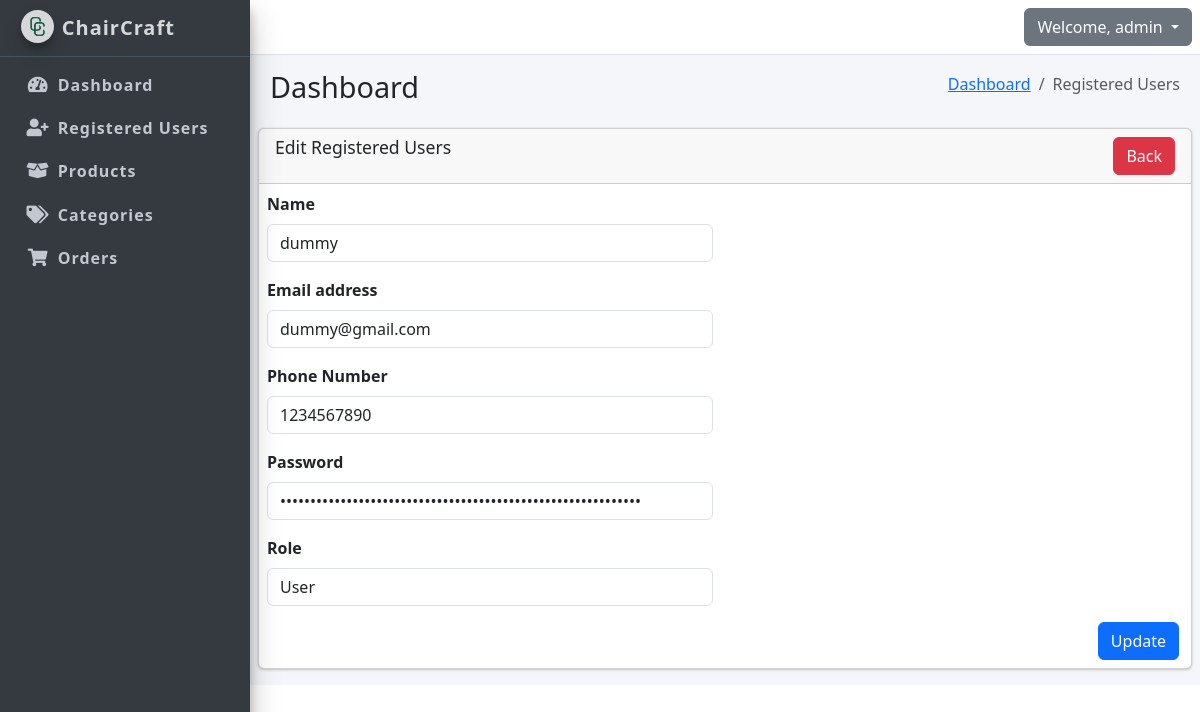
The page /admin/edit_registered_user.php?id=52 (signed in) on the database its author committed.
### tables this page shows
CREATE TABLE `users` (
  `id` int(11) NOT NULL,
  `name` varchar(100) NOT NULL,
  `phone` varchar(15) DEFAULT NULL,
  `email` varchar(100) NOT NULL,
  `password` varchar(255) NOT NULL,
  `role_as` tinyint(4) NOT NULL DEFAULT 0 COMMENT '0 = User, 1 = Admin',
  `created_at` datetime DEFAULT current_timestamp()
);

### admin/edit_registered_user.php (the view, shortened to what this page needs)
<?php
include 'includes/header.php';
include 'includes/navbar.php';
include 'includes/sidebar.php';
include 'config/db_con.php';
?>
<div class="content-wrapper">
        <div class="content-header">
      <div class="container-fluid">
        <div class="row mb-2">
          <div class="col-sm-6">
            <h1 class="m-0 text-dark">Dashboard</h1>
          </div>
          <div class="col-sm-6">
            <ol class="breadcrumb float-sm-right">
              <li class="breadcrumb-item"><a href="dashboard.php">Dashboard</a></li>
              <li class="breadcrumb-item active">Registered Users</li>
            </ol>
          </div>
        </div>
      </div>
    </div>
     <div class="container-fluid px-2">
        <div class="row">
            <div class="col-12">
                <div class="card">
                    <div class="card-header">
                        <h3 class="card-title">Edit Registered Users</h3>
                        <a href="dashboard.php" class="btn btn-danger float-right">Back</a>
                    </div>
                    <div class="card-body p-2">
                        <div class="row">
                            <div class="col-md-6">
                                <form action="user_control.php" method="POST">
                                    <div class="modal-body">
                                        <?php
                                        if (isset($_GET['id'])) {
                                            $user_id = $_GET['id'];
                                            $query = "SELECT * FROM users WHERE id='".$user_id."' LIMIT 1";
                                            $result = mysqli_query($con, $query);
                                            if (mysqli_num_rows($result) > 0) {
                                                $user = mysqli_fetch_assoc($result);
                                            } else {
                                                echo "<div class='alert alert-danger'>User not found</div>";
                                                exit();
                                            }
                                        }
                                        ?>
                                        <div class="mb-3">
                                            <label for="name" class="form-label">Name</label>
                                            <input type="text" class="form-control" id="name" name="name" placeholder="Enter name" value="<?php echo isset($user) ? $user['name'] : ''; ?>">
                                        </div>
                                        <div class="mb-3">
                                            <label for="email" class="form-label">Email address</label>
                                            <input type="email" class="form-control" id="email" name="email" placeholder="Enter email" value="<?php echo isset($user) ? $user['email'] : ''; ?>">
                                        </div>
                                        <div class="mb-3">
                                            <label for="phone number" class="form-label">Phone Number</label>
                                            <input type="text" class="form-control" id="phone" name="phone" placeholder="Enter phone number" value="<?php echo isset($user) ? $user['phone'] : ''; ?>">
                                        </div>
                                            <div class="mb-3">
                                            <label for="password" class="form-label">Password</label>
                                            <input type="password" class="form-control" id="password" value="<?php echo isset($user) ? $user['password'] : ''; ?>" name="password" placeholder="Enter password">
                                        </div>
                                        </div>
                                        <div class="mb-3">
                                            <label for="role" class="form-label">Role</label>
                                            <select class="form-control" name="role_as" required>
                                                <option value="0">User</option>
                                            </select>
                                        </div>
                                    </div>
                                    <div class="modal-footer pe-3">
                                        <button type="submit" class="btn btn-primary" name="update_user">Update</button>
                                    </div>
                            </div>
                        </div>
                    </div>
                </div>
            </div>
        </div>
    </div>

### rows shown on the page
users: name "dummy", email "dummy@gmail.com", phone "1234567890"

### other values the page prints
$_SESSION['auth_user']['name'] "admin"
